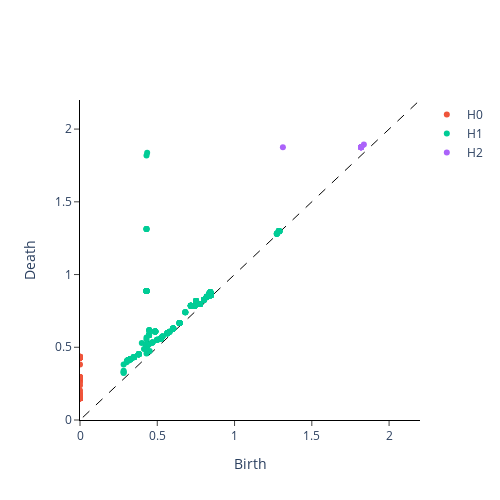

Notebook code for this chart:
### Code cell
# plotting the persistence diagram of the torus
plot_diagram(diagrams[2])

### Figure 1 — Plotly figure (JSON) as saved in the notebook; plotly's stock layout.template omitted (floating-point values rounded to 4 significant figures; data arrays with more than 128 entries replaced by an {"elided": "..."} marker saying what was removed)
{"data": [{"hoverinfo": "none", "line": {"color": "black", "dash": "dash", "width": 1}, "mode": "lines", "showlegend": false, "type": "scatter", "x": [-200, 200], "y": [-200, 200]}, {"mode": "markers", "name": "H0", "type": "scatter", "x": {"elided": "399 int values"}, "y": {"elided": "399 float values"}}, {"mode": "markers", "name": "H1", "type": "scatter", "x": {"elided": "356 float values"}, "y": {"elided": "356 float values"}}, {"mode": "markers", "name": "H2", "type": "scatter", "x": [1.837, 1.819, 1.819, 1.819, 1.819, 1.819, 1.819, 1.819, 1.819, 1.819, 1.313], "y": [1.895, 1.876, 1.876, 1.876, 1.876, 1.876, 1.876, 1.876, 1.876, 1.876, 1.876]}], "layout": {"height": 500, "plot_bgcolor": "white", "width": 500, "xaxis": {"anchor": "y", "exponentformat": "e", "linecolor": "black", "linewidth": 1, "mirror": false, "range": [0, 2.2], "showexponent": "all", "showline": true, "side": "bottom", "ticks": "outside", "title": {"text": "Birth"}, "type": "linear", "zeroline": true}, "yaxis": {"anchor": "x", "exponentformat": "e", "linecolor": "black", "linewidth": 1, "mirror": false, "range": [0, 2.2], "showexponent": "all", "showline": true, "side": "left", "ticks": "outside", "title": {"text": "Death"}, "type": "linear", "zeroline": true}}}
